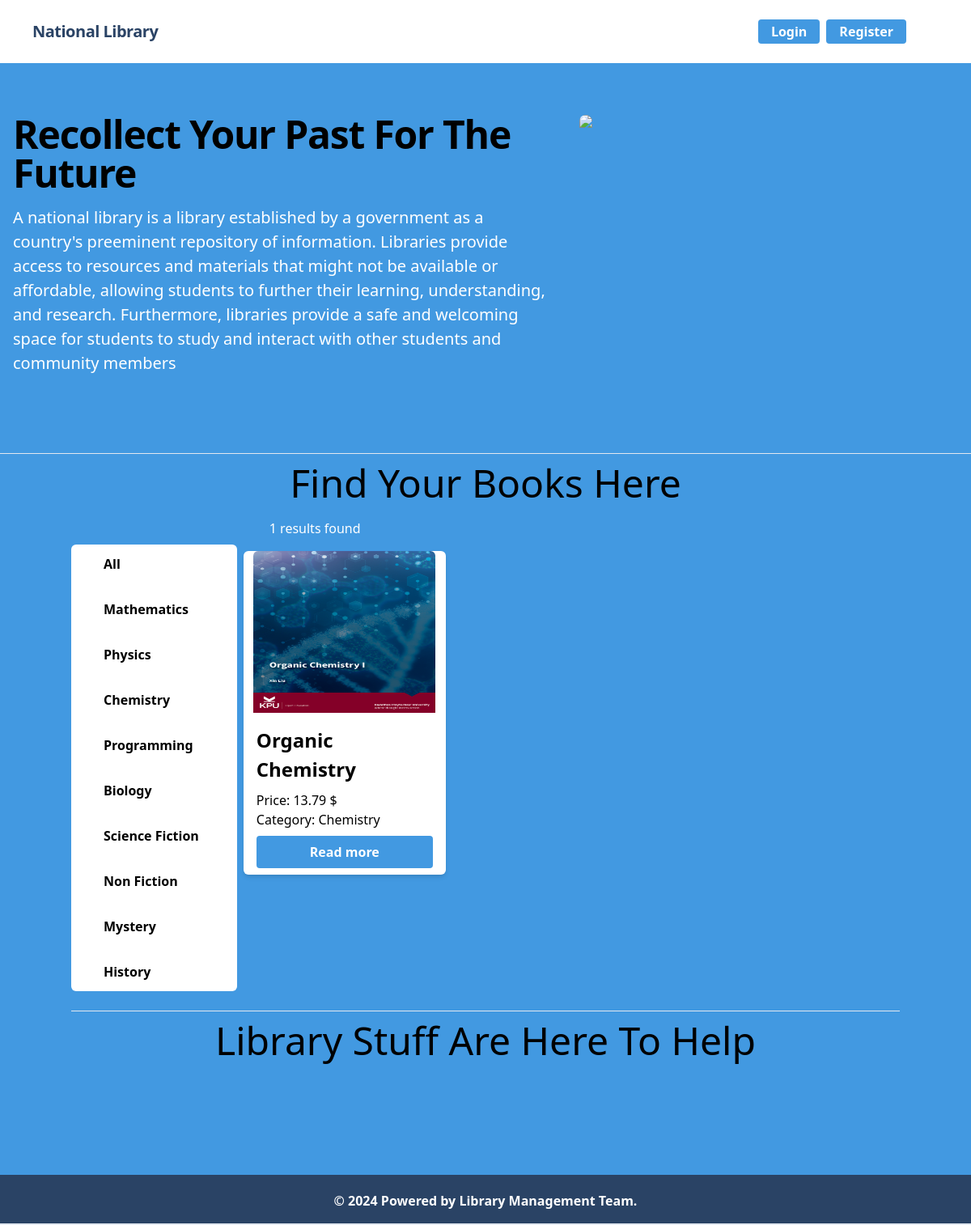
The page /home/chemistry/ on the database its author committed.
### category/models.py (models this page shows)
class Category(models.Model):
    name = models.CharField(max_length=100)
    slug = models.SlugField(max_length=100, null=True, blank=True, unique=True)
    def __str__(self):
        return self.name

### book/models.py (models this page shows, shortened)
class Book(models.Model):
    title = models.CharField(max_length=100)
    author = models.CharField(max_length=50, blank=True)
    isbn = models.IntegerField(default=0)
    availability_status = models.BooleanField(default=True)
    in_stock = models.IntegerField(blank=True, default=0)
    publication_date = models.DateField(blank=True)
    description = models.TextField()
    image = models.ImageField(upload_to='book/media')
    price = models.DecimalField(max_digits=10, decimal_places=2)
    category = models.ForeignKey(Category, on_delete=models.CASCADE)

### core/views.py (the view)
# urls.py: path('', HomeView.as_view(), name='home'),
class HomeView(TemplateView):
    template_name = 'index.html'
    def get_context_data(self, **kwargs):
        context = super().get_context_data(**kwargs)
        books = Book.objects.all()
        category_slug = self.kwargs.get('category_slug')
        if category_slug:
            category = get_object_or_404(Category, slug=category_slug)
            books = Book.objects.filter(category=category)
        categories = Category.objects.all()
        context['categories'] = categories
        context['books'] = books
        return context

### core/templates/index.html (shortened to what this page needs)
{% extends 'base.html' %}
{% block content %}
{% load static %}
<h2 class="text-5xl text-center">Find Your Books Here</h2>
<div class="flex flex-wrap">
    <div class="w-full md:w-1/4 lg:w-1/5 xl:w-1/6 mb-4">
        <div class="bg-white mt-10 rounded-md">
            <div class="m-2">
                <a href="/" class="hover:bg-blue-700 hover:text-white block px-8 py-3 font-semibold rounded dark:bg-gray-100 dark:text-gray-800">All</a>
            </div>
            {% for category in categories %}
            <div class="m-2">
                <a href="{% url 'category_wise_post' category.slug %}" class="hover:bg-blue-700 hover:text-white block px-8 py-3 font-semibold rounded dark:bg-gray-100 dark:text-gray-800">{{ category.name }}</a>
            </div>
            {% endfor %}
        </div>
    </div>
    <div class="relative w-full md:w-3/4 lg:w-4/5 xl:w-5/6">
        <h4 class="mb-4 mx-10 text-white mt-2">{{ books | length }} results found</h4>
        <div class="flex flex-wrap">
            {% for book in books %}
            <div class="w-full sm:w-1/2 md:w-1/2 lg:w-1/3 xl:w-1/4 mb-4 px-2">
                <div class="bg-white rounded-md shadow-md dark:bg-gray-900 dark:text-gray-100" style="width: 250px; height: 400px;">
                    <img src="{{ book.image.url }}" alt="{{ book.image.url }}" class="mx-auto object-center w-full h-full rounded-t-md dark:bg-gray-500" style="width: 90%; height: 200px;">
                    <div class="p-4 mb-2">
                        <h2 class="text-xl lg:text-2xl font-semibold mb-2">{{ book.title|truncatewords:3 }}</h2>
                        <p class="dark:text-gray-100">Price: {{ book.price }} $</p>
                        <p class="dark:text-gray-100">Category: {{ book.category }}</p>
                        <a href="{% url 'details_post' book.id %}" class="flex items-center justify-center w-full p-3 font-sm tracki bg-blue-500 hover:bg-blue-700 text-white font-bold py-2 px-4 mt-2 rounded">Read more</a>
                    </div>
                </div>
            </div>
            {% endfor %}
        </div>
    </div>
</div>
<hr>
<h1 class="text-5xl text-center">Library Stuff Are Here To Help</h1>
<div class="grid grid-cols-2 md:grid-cols-4 gap-4 p-10">
    <div class="grid gap-4">
    </div>
    <div class="grid gap-4">
    </div>
    <div class="grid gap-4">
    </div>
    <div class="grid gap-4">
    </div>
</div>
{% endblock %}

### rows shown on the page
Category: name "Mathematics"
Category: name "Physics"
Category: name "Chemistry"
Category: name "Programming"
Category: name "Biology"
Category: name "Science Fiction"
Category: name "Non Fiction"
Category: name "Mystery"
Category: name "History"
Book: image (picture), title "Organic Chemistry", price "13.79", category "Chemistry"

### other values the page prints
{{ books | length }} "1"
